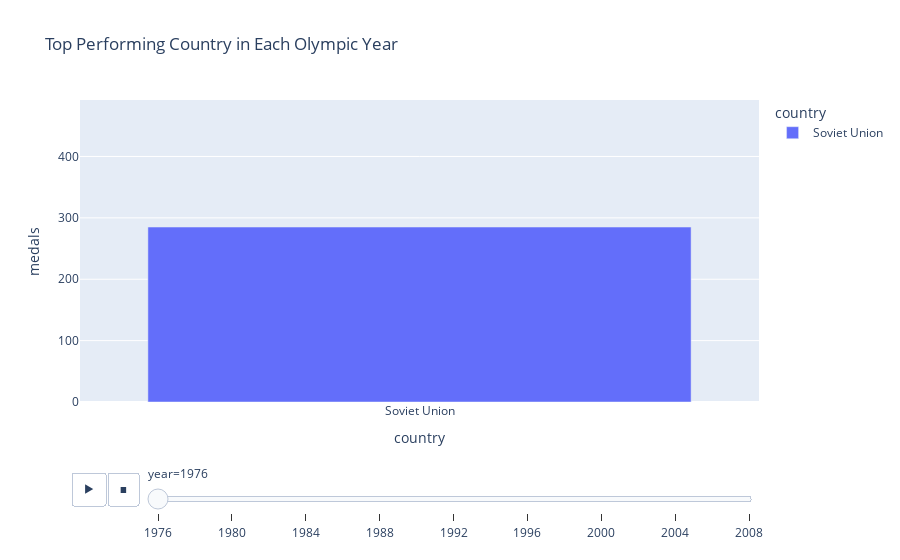

Notebook code cell kept with this figure:
### Code cell
yearly_country_medals = df.groupby(['year', 'country']).size().reset_index(name='medals')
top_by_year = yearly_country_medals.groupby('year').apply(lambda x: x.sort_values('medals', ascending=False).head(1)).reset_index(drop=True)

fig = px.bar(top_by_year, x='country', y='medals', animation_frame='year', color='country',
             title='Top Performing Country in Each Olympic Year', range_y=[0, top_by_year['medals'].max()+50])
fig.show() 
print("🏆 This animated bar chart displays the top-performing country for each Olympic year from 1976 to 2008, showing how leadership in medal counts has shifted over time.")

### Figure 1 — Plotly figure (JSON) as saved in the notebook; plotly's stock layout.template omitted (floating-point values rounded to 4 significant figures)
{"data": [{"alignmentgroup": "True", "hovertemplate": "country=%{x}<br>year=1976<br>medals=%{y}<extra></extra>", "legendgroup": "Soviet Union", "marker": {"color": "#636efa", "pattern": {"shape": ""}}, "name": "Soviet Union", "offsetgroup": "Soviet Union", "orientation": "v", "showlegend": true, "textposition": "auto", "type": "bar", "x": ["Soviet Union"], "xaxis": "x", "y": [285], "yaxis": "y"}], "layout": {"barmode": "relative", "legend": {"title": {"text": "country"}, "tracegroupgap": 0}, "sliders": [{"active": 0, "currentvalue": {"prefix": "year="}, "len": 0.9, "pad": {"b": 10, "t": 60}, "steps": [{"args": [["1976"], {"frame": {"duration": 0, "redraw": true}, "fromcurrent": true, "mode": "immediate", "transition": {"duration": 0, "easing": "linear"}}], "label": "1976", "method": "animate"}, {"args": [["1980"], {"frame": {"duration": 0, "redraw": true}, "fromcurrent": true, "mode": "immediate", "transition": {"duration": 0, "easing": "linear"}}], "label": "1980", "method": "animate"}, {"args": [["1984"], {"frame": {"duration": 0, "redraw": true}, "fromcurrent": true, "mode": "immediate", "transition": {"duration": 0, "easing": "linear"}}], "label": "1984", "method": "animate"}, {"args": [["1988"], {"frame": {"duration": 0, "redraw": true}, "fromcurrent": true, "mode": "immediate", "transition": {"duration": 0, "easing": "linear"}}], "label": "1988", "method": "animate"}, {"args": [["1992"], {"frame": {"duration": 0, "redraw": true}, "fromcurrent": true, "mode": "immediate", "transition": {"duration": 0, "easing": "linear"}}], "label": "1992", "method": "animate"}, {"args": [["1996"], {"frame": {"duration": 0, "redraw": true}, "fromcurrent": true, "mode": "immediate", "transition": {"duration": 0, "easing": "linear"}}], "label": "1996", "method": "animate"}, {"args": [["2000"], {"frame": {"duration": 0, "redraw": true}, "fromcurrent": true, "mode": "immediate", "transition": {"duration": 0, "easing": "linear"}}], "label": "2000", "method": "animate"}, {"args": [["2004"], {"frame": {"duration": 0, "redraw": true}, "fromcurrent": true, "mode": "immediate", "transition": {"duration": 0, "easing": "linear"}}], "label": "2004", "method": "animate"}, {"args": [["2008"], {"frame": {"duration": 0, "redraw": true}, "fromcurrent": true, "mode": "immediate", "transition": {"duration": 0, "easing": "linear"}}], "label": "2008", "method": "animate"}], "x": 0.1, "xanchor": "left", "y": 0, "yanchor": "top"}], "title": {"text": "Top Performing Country in Each Olympic Year"}, "updatemenus": [{"buttons": [{"args": [null, {"frame": {"duration": 500, "redraw": true}, "fromcurrent": true, "mode": "immediate", "transition": {"duration": 500, "easing": "linear"}}], "label": "&#9654;", "method": "animate"}, {"args": [[null], {"frame": {"duration": 0, "redraw": true}, "fromcurrent": true, "mode": "immediate", "transition": {"duration": 0, "easing": "linear"}}], "label": "&#9724;", "method": "animate"}], "direction": "left", "pad": {"r": 10, "t": 70}, "showactive": false, "type": "buttons", "x": 0.1, "xanchor": "right", "y": 0, "yanchor": "top"}], "xaxis": {"anchor": "y", "categoryarray": ["Soviet Union", "United States"], "categoryorder": "array", "domain": [0, 1], "title": {"text": "country"}}, "yaxis": {"anchor": "x", "domain": [0, 1], "range": [0, 492], "title": {"text": "medals"}}}}
